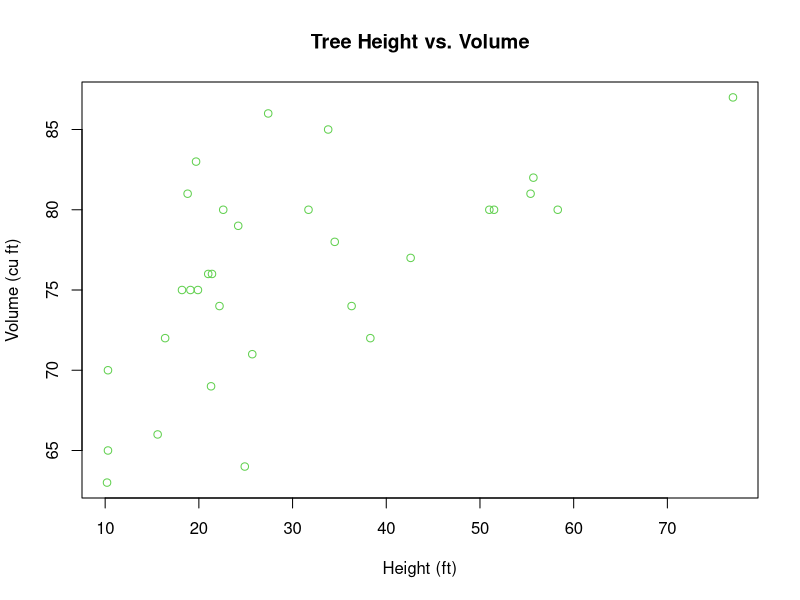
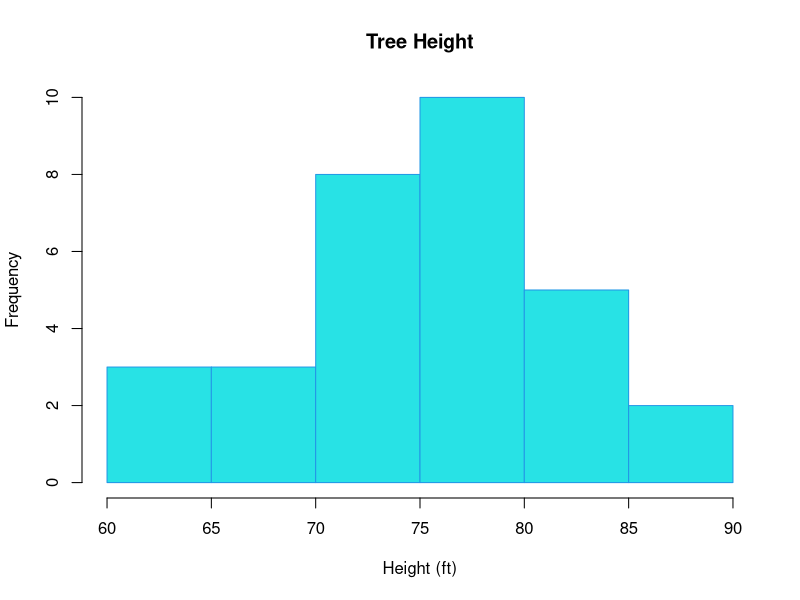

Write R code to recreate these figures, in order.
## ---- chunk 1
knitr::opts_chunk$set(echo = TRUE)
## ---- chunk 2
data(trees)
plot(trees$Height ~ trees$Volume, xlab = "Height (ft)", ylab = "Volume (cu ft)", col = 3, main = "Tree Height vs. Volume")
## ---- chunk 3
data(trees)
hist(trees$Height, xlab = "Height (ft)", main = "Tree Height", col = 5, border = 4, freq = TRUE)
